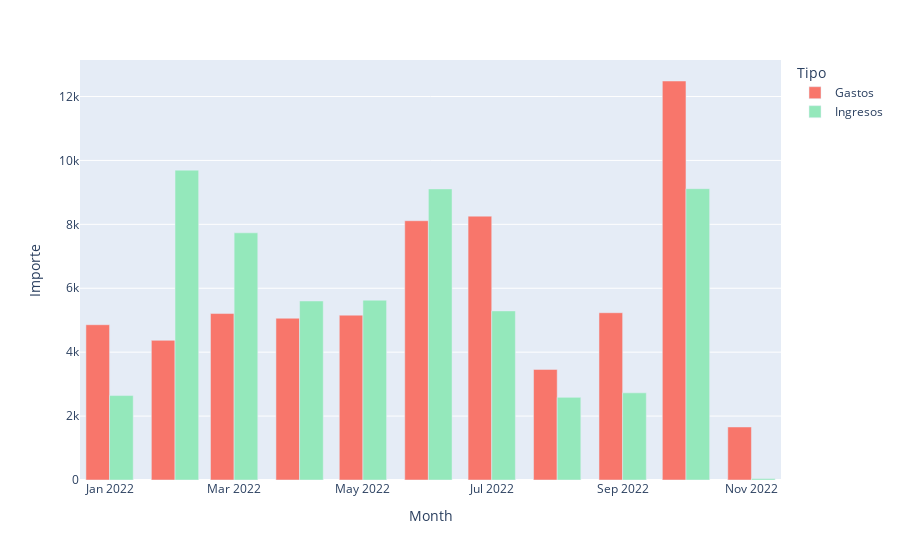

Notebook code cell kept with this figure:
### Code cell
import plotly.express as px
fig = px.bar(df, x = "Month",  y='Importe', color = "Tipo", barmode='group', color_discrete_map=color_discrete_map)
fig.show()

### Figure 1 — Plotly figure (JSON) as saved in the notebook; plotly's stock layout.template omitted (floating-point values rounded to 4 significant figures)
{"data": [{"alignmentgroup": "True", "hovertemplate": "Tipo=Gastos<br>Month=%{x}<br>Importe=%{y}<extra></extra>", "legendgroup": "Gastos", "marker": {"color": "#F8766B", "pattern": {"shape": ""}}, "name": "Gastos", "offsetgroup": "Gastos", "orientation": "v", "showlegend": true, "textposition": "auto", "type": "bar", "x": ["2022-01-01T00:00:00", "2022-02-01T00:00:00", "2022-03-01T00:00:00", "2022-04-01T00:00:00", "2022-05-01T00:00:00", "2022-06-01T00:00:00", "2022-07-01T00:00:00", "2022-08-01T00:00:00", "2022-09-01T00:00:00", "2022-10-01T00:00:00", "2022-11-01T00:00:00"], "xaxis": "x", "y": [4859.0, 4370.0, 5209.0, 5063.0, 5158, 8113.0, 8257.0, 3461.0, 5234.0, 12490.0, 1659.0], "yaxis": "y"}, {"alignmentgroup": "True", "hovertemplate": "Tipo=Ingresos<br>Month=%{x}<br>Importe=%{y}<extra></extra>", "legendgroup": "Ingresos", "marker": {"color": "#94E8BB", "pattern": {"shape": ""}}, "name": "Ingresos", "offsetgroup": "Ingresos", "orientation": "v", "showlegend": true, "textposition": "auto", "type": "bar", "x": ["2022-01-01T00:00:00", "2022-02-01T00:00:00", "2022-03-01T00:00:00", "2022-04-01T00:00:00", "2022-05-01T00:00:00", "2022-06-01T00:00:00", "2022-07-01T00:00:00", "2022-08-01T00:00:00", "2022-09-01T00:00:00", "2022-10-01T00:00:00", "2022-11-01T00:00:00"], "xaxis": "x", "y": [2642.0, 9697.0, 7735.0, 5601.0, 5627.0, 9109.0, 5291.0, 2586.0, 2727.0, 9115.0, 45.03], "yaxis": "y"}], "layout": {"autosize": true, "barmode": "group", "legend": {"title": {"text": "Tipo"}, "tracegroupgap": 0}, "margin": {"t": 60}, "xaxis": {"anchor": "y", "autorange": true, "domain": [0, 1], "range": ["2021-12-18", "2022-11-15"], "title": {"text": "Month"}, "type": "date"}, "yaxis": {"anchor": "x", "autorange": true, "domain": [0, 1], "range": [0, 13140.0], "title": {"text": "Importe"}, "type": "linear"}}}
